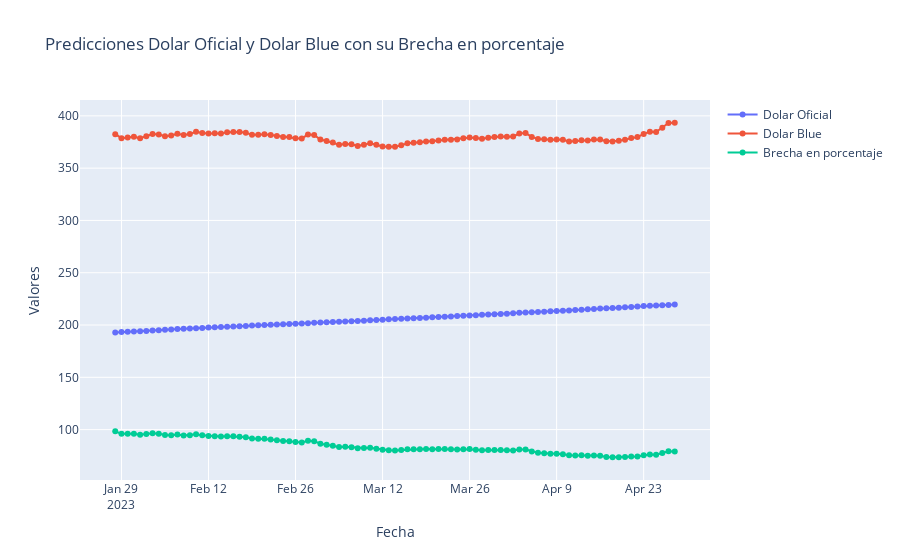

The notebook cell saved with this chart:
### Code cell
import plotly.graph_objs as go
import plotly.offline as pyo

# calculate the gap in percentage
df["gap"] = ((df["Dolar Blue"] - df["Dolar Oficial"]) / df["Dolar Oficial"]) * 100

# Create the trace for Dolar Oficial
trace1 = go.Scatter(x=df["Fecha"], y=df["Dolar Oficial"], mode='lines+markers', name='Dolar Oficial')

# Create the trace for Dolar Blue
trace2 = go.Scatter(x=df["Fecha"], y=df["Dolar Blue"], mode='lines+markers', name='Dolar Blue')

# Create the trace for Gap
trace3 = go.Scatter(x=df["Fecha"], y=df["gap"], mode='lines+markers', name='Brecha en porcentaje')

# Create the data array
data = [trace1, trace2, trace3]

# Define the layout of the chart
layout = go.Layout(title='Predicciones Dolar Oficial y Dolar Blue con su Brecha en porcentaje', xaxis=dict(title='Fecha'), yaxis=dict(title='Valores'))

# Create the figure
fig = go.Figure(data=data, layout=layout)

# Show the chart
pyo.iplot(fig)
